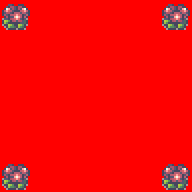

This is a level from a 2D game, rendered from its Tiled map with the project's own tilesets. A one-line summary and the complete map file follow:
An orthogonal 6x6 tile map with 32x32 px tiles, 2 tile layers (Tile Layer 5, Tile Layer 12).

<map version="1.4" tiledversion="1.4.3" orientation="orthogonal" renderorder="right-down" width="6" height="6" tilewidth="32" tileheight="32" infinite="0" backgroundcolor="#ff0000" nextlayerid="13" nextobjectid="1">
    <tileset firstgid="1" source="group-layer-multiple.tsx" />
    <group id="9" name="Group 5">
        <layer id="10" name="Tile Layer 5" width="6" height="6">
            <data encoding="csv">
                0,0,0,0,0,0,
                0,0,0,0,0,0,
                0,0,0,0,0,0,
                0,0,0,0,0,0,
                0,0,0,0,0,0,
                231,0,0,0,0,231
            </data>
        </layer>
    </group>
    <group id="11" name="Group 11">
        <layer id="12" name="Tile Layer 12" width="6" height="6">
            <data encoding="csv">
                231,0,0,0,0,231,
                0,0,0,0,0,0,
                0,0,0,0,0,0,
                0,0,0,0,0,0,
                0,0,0,0,0,0,
                0,0,0,0,0,0
            </data>
        </layer>
    </group>
</map>
